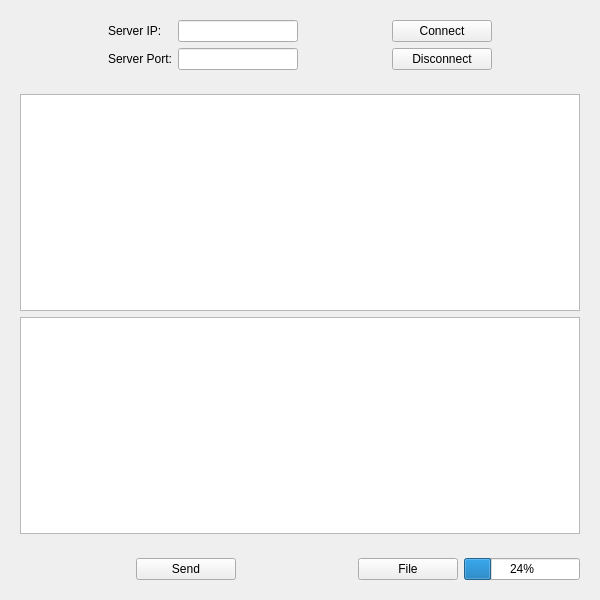
<?xml version="1.0" encoding="UTF-8"?>
<ui version="4.0">
 <class>Client</class>
 <widget class="QWidget" name="Client">
  <property name="geometry">
   <rect>
    <x>0</x>
    <y>0</y>
    <width>600</width>
    <height>600</height>
   </rect>
  </property>
  <property name="windowTitle">
   <string>Form</string>
  </property>
  <layout class="QGridLayout" name="gridLayout_2">
   <item row="0" column="0">
    <widget class="QWidget" name="widget" native="true">
     <layout class="QGridLayout" name="gridLayout">
      <item row="0" column="1">
       <widget class="QLabel" name="label">
        <property name="text">
         <string>Server IP:</string>
        </property>
       </widget>
      </item>
      <item row="1" column="2">
       <widget class="QLineEdit" name="line_port">
        <property name="minimumSize">
         <size>
          <width>120</width>
          <height>0</height>
         </size>
        </property>
        <property name="maximumSize">
         <size>
          <width>120</width>
          <height>16777215</height>
         </size>
        </property>
        <property name="alignment">
         <set>Qt::AlignCenter</set>
        </property>
       </widget>
      </item>
      <item row="1" column="4">
       <widget class="QPushButton" name="bt_disconnect">
        <property name="minimumSize">
         <size>
          <width>100</width>
          <height>0</height>
         </size>
        </property>
        <property name="maximumSize">
         <size>
          <width>100</width>
          <height>16777215</height>
         </size>
        </property>
        <property name="text">
         <string>Disconnect</string>
        </property>
       </widget>
      </item>
      <item row="0" column="4">
       <widget class="QPushButton" name="bt_connect">
        <property name="minimumSize">
         <size>
          <width>100</width>
          <height>0</height>
         </size>
        </property>
        <property name="maximumSize">
         <size>
          <width>100</width>
          <height>16777215</height>
         </size>
        </property>
        <property name="text">
         <string>Connect</string>
        </property>
       </widget>
      </item>
      <item row="0" column="0">
       <spacer name="horizontalSpacer_5">
        <property name="orientation">
         <enum>Qt::Horizontal</enum>
        </property>
        <property name="sizeHint" stdset="0">
         <size>
          <width>40</width>
          <height>20</height>
         </size>
        </property>
       </spacer>
      </item>
      <item row="0" column="5">
       <spacer name="horizontalSpacer_6">
        <property name="orientation">
         <enum>Qt::Horizontal</enum>
        </property>
        <property name="sizeHint" stdset="0">
         <size>
          <width>40</width>
          <height>20</height>
         </size>
        </property>
       </spacer>
      </item>
      <item row="0" column="2">
       <widget class="QLineEdit" name="line_ip">
        <property name="minimumSize">
         <size>
          <width>120</width>
          <height>0</height>
         </size>
        </property>
        <property name="maximumSize">
         <size>
          <width>120</width>
          <height>16777215</height>
         </size>
        </property>
        <property name="alignment">
         <set>Qt::AlignCenter</set>
        </property>
       </widget>
      </item>
      <item row="0" column="3">
       <spacer name="horizontalSpacer">
        <property name="orientation">
         <enum>Qt::Horizontal</enum>
        </property>
        <property name="sizeType">
         <enum>QSizePolicy::Expanding</enum>
        </property>
        <property name="sizeHint" stdset="0">
         <size>
          <width>40</width>
          <height>20</height>
         </size>
        </property>
       </spacer>
      </item>
      <item row="1" column="1">
       <widget class="QLabel" name="label_2">
        <property name="text">
         <string>Server Port:</string>
        </property>
       </widget>
      </item>
     </layout>
    </widget>
   </item>
   <item row="1" column="0">
    <widget class="QWidget" name="widget_2" native="true">
     <layout class="QVBoxLayout" name="verticalLayout">
      <item>
       <widget class="QTextEdit" name="text_recv"/>
      </item>
      <item>
       <widget class="QTextEdit" name="text_send"/>
      </item>
     </layout>
    </widget>
   </item>
   <item row="2" column="0">
    <widget class="QWidget" name="widget_3" native="true">
     <layout class="QHBoxLayout" name="horizontalLayout">
      <item>
       <spacer name="horizontalSpacer_2">
        <property name="orientation">
         <enum>Qt::Horizontal</enum>
        </property>
        <property name="sizeHint" stdset="0">
         <size>
          <width>40</width>
          <height>20</height>
         </size>
        </property>
       </spacer>
      </item>
      <item>
       <widget class="QPushButton" name="bt_send">
        <property name="minimumSize">
         <size>
          <width>100</width>
          <height>0</height>
         </size>
        </property>
        <property name="maximumSize">
         <size>
          <width>100</width>
          <height>16777215</height>
         </size>
        </property>
        <property name="text">
         <string>Send</string>
        </property>
       </widget>
      </item>
      <item>
       <spacer name="horizontalSpacer_3">
        <property name="orientation">
         <enum>Qt::Horizontal</enum>
        </property>
        <property name="sizeHint" stdset="0">
         <size>
          <width>40</width>
          <height>20</height>
         </size>
        </property>
       </spacer>
      </item>
      <item>
       <widget class="QPushButton" name="bt_file">
        <property name="minimumSize">
         <size>
          <width>100</width>
          <height>0</height>
         </size>
        </property>
        <property name="maximumSize">
         <size>
          <width>100</width>
          <height>16777215</height>
         </size>
        </property>
        <property name="text">
         <string>File</string>
        </property>
       </widget>
      </item>
      <item>
       <widget class="QProgressBar" name="progress_bar">
        <property name="minimumSize">
         <size>
          <width>100</width>
          <height>0</height>
         </size>
        </property>
        <property name="maximumSize">
         <size>
          <width>16777215</width>
          <height>16777215</height>
         </size>
        </property>
        <property name="value">
         <number>24</number>
        </property>
       </widget>
      </item>
     </layout>
    </widget>
   </item>
  </layout>
 </widget>
 <resources/>
 <connections/>
</ui>
